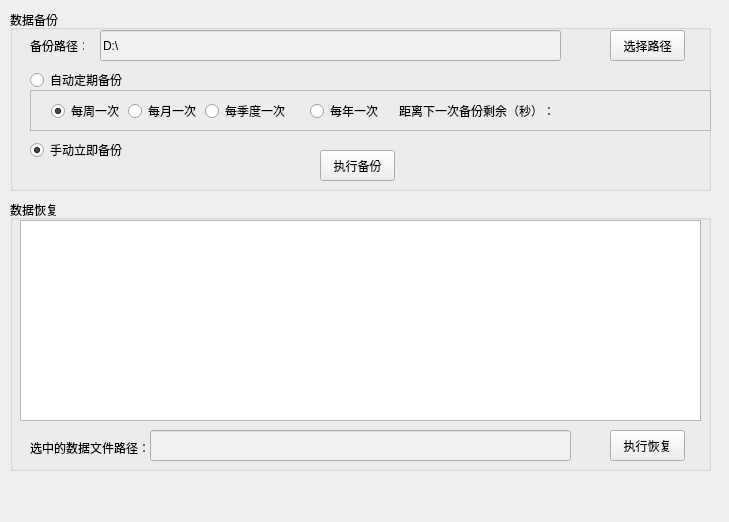
<?xml version="1.0" encoding="UTF-8"?>
<ui version="4.0">
 <class>Frm_DataRestore</class>
 <widget class="QWidget" name="Frm_DataRestore">
  <property name="geometry">
   <rect>
    <x>0</x>
    <y>0</y>
    <width>729</width>
    <height>522</height>
   </rect>
  </property>
  <property name="windowTitle">
   <string>数据备份和恢复</string>
  </property>
  <widget class="QGroupBox" name="groupBox">
   <property name="geometry">
    <rect>
     <x>10</x>
     <y>10</y>
     <width>701</width>
     <height>181</height>
    </rect>
   </property>
   <property name="title">
    <string>数据备份</string>
   </property>
   <widget class="QFrame" name="frame">
    <property name="geometry">
     <rect>
      <x>20</x>
      <y>80</y>
      <width>681</width>
      <height>41</height>
     </rect>
    </property>
    <property name="frameShape">
     <enum>QFrame::StyledPanel</enum>
    </property>
    <property name="frameShadow">
     <enum>QFrame::Raised</enum>
    </property>
    <widget class="QRadioButton" name="rb_yearly">
     <property name="geometry">
      <rect>
       <x>280</x>
       <y>11</y>
       <width>71</width>
       <height>20</height>
      </rect>
     </property>
     <property name="text">
      <string>每年一次</string>
     </property>
    </widget>
    <widget class="QRadioButton" name="rb_monthly">
     <property name="geometry">
      <rect>
       <x>98</x>
       <y>11</y>
       <width>71</width>
       <height>20</height>
      </rect>
     </property>
     <property name="text">
      <string>每月一次</string>
     </property>
    </widget>
    <widget class="QRadioButton" name="rb_weekly">
     <property name="geometry">
      <rect>
       <x>21</x>
       <y>11</y>
       <width>71</width>
       <height>20</height>
      </rect>
     </property>
     <property name="text">
      <string>每周一次</string>
     </property>
     <property name="checked">
      <bool>true</bool>
     </property>
    </widget>
    <widget class="QRadioButton" name="rb_quarterly">
     <property name="geometry">
      <rect>
       <x>175</x>
       <y>11</y>
       <width>83</width>
       <height>20</height>
      </rect>
     </property>
     <property name="text">
      <string>每季度一次</string>
     </property>
    </widget>
    <widget class="QLabel" name="label_3">
     <property name="geometry">
      <rect>
       <x>369</x>
       <y>13</y>
       <width>161</width>
       <height>16</height>
      </rect>
     </property>
     <property name="text">
      <string>距离下一次备份剩余（秒）：</string>
     </property>
    </widget>
    <widget class="QLabel" name="lbl_remaintime">
     <property name="geometry">
      <rect>
       <x>525</x>
       <y>14</y>
       <width>151</width>
       <height>16</height>
      </rect>
     </property>
     <property name="frameShape">
      <enum>QFrame::NoFrame</enum>
     </property>
     <property name="text">
      <string/>
     </property>
    </widget>
   </widget>
   <widget class="QRadioButton" name="rb_AutoBackup">
    <property name="geometry">
     <rect>
      <x>20</x>
      <y>60</y>
      <width>95</width>
      <height>20</height>
     </rect>
    </property>
    <property name="text">
     <string>自动定期备份</string>
    </property>
   </widget>
   <widget class="QRadioButton" name="rb_ManualBackup">
    <property name="geometry">
     <rect>
      <x>20</x>
      <y>130</y>
      <width>95</width>
      <height>20</height>
     </rect>
    </property>
    <property name="text">
     <string>手动立即备份</string>
    </property>
    <property name="checked">
     <bool>true</bool>
    </property>
   </widget>
   <widget class="QLabel" name="label">
    <property name="geometry">
     <rect>
      <x>20</x>
      <y>28</y>
      <width>54</width>
      <height>16</height>
     </rect>
    </property>
    <property name="text">
     <string>备份路径：</string>
    </property>
   </widget>
   <widget class="QLineEdit" name="txt_BackupPath">
    <property name="geometry">
     <rect>
      <x>90</x>
      <y>20</y>
      <width>461</width>
      <height>31</height>
     </rect>
    </property>
    <property name="styleSheet">
     <string notr="true">background-color: rgb(241, 241, 244)</string>
    </property>
    <property name="text">
     <string>D:\</string>
    </property>
    <property name="readOnly">
     <bool>true</bool>
    </property>
   </widget>
   <widget class="QPushButton" name="btn_Backup">
    <property name="geometry">
     <rect>
      <x>310</x>
      <y>140</y>
      <width>75</width>
      <height>31</height>
     </rect>
    </property>
    <property name="text">
     <string>执行备份</string>
    </property>
   </widget>
   <widget class="QPushButton" name="btn_SelectPath">
    <property name="geometry">
     <rect>
      <x>600</x>
      <y>20</y>
      <width>75</width>
      <height>31</height>
     </rect>
    </property>
    <property name="text">
     <string>选择路径</string>
    </property>
   </widget>
  </widget>
  <widget class="QGroupBox" name="groupBox_2">
   <property name="geometry">
    <rect>
     <x>10</x>
     <y>200</y>
     <width>701</width>
     <height>271</height>
    </rect>
   </property>
   <property name="title">
    <string>数据恢复</string>
   </property>
   <widget class="QTableWidget" name="tv_BackupList">
    <property name="geometry">
     <rect>
      <x>10</x>
      <y>20</y>
      <width>681</width>
      <height>201</height>
     </rect>
    </property>
   </widget>
  </widget>
  <widget class="QPushButton" name="btn_Restore">
   <property name="geometry">
    <rect>
     <x>610</x>
     <y>430</y>
     <width>75</width>
     <height>31</height>
    </rect>
   </property>
   <property name="text">
    <string>执行恢复</string>
   </property>
  </widget>
  <widget class="QLabel" name="label_2">
   <property name="geometry">
    <rect>
     <x>30</x>
     <y>440</y>
     <width>121</width>
     <height>16</height>
    </rect>
   </property>
   <property name="text">
    <string>选中的数据文件路径：</string>
   </property>
  </widget>
  <widget class="QLineEdit" name="txt_ResotrePath">
   <property name="geometry">
    <rect>
     <x>150</x>
     <y>430</y>
     <width>421</width>
     <height>31</height>
    </rect>
   </property>
   <property name="styleSheet">
    <string notr="true">background-color: rgb(241, 241, 244)</string>
   </property>
  </widget>
  <widget class="QLabel" name="lbl_Note">
   <property name="geometry">
    <rect>
     <x>280</x>
     <y>490</y>
     <width>151</width>
     <height>20</height>
    </rect>
   </property>
   <property name="styleSheet">
    <string notr="true">color: rgb(0, 0, 255);
font: 12pt &quot;Microsoft YaHei UI&quot;;</string>
   </property>
   <property name="text">
    <string/>
   </property>
  </widget>
 </widget>
 <tabstops>
  <tabstop>btn_SelectPath</tabstop>
  <tabstop>rb_AutoBackup</tabstop>
  <tabstop>rb_weekly</tabstop>
  <tabstop>rb_monthly</tabstop>
  <tabstop>rb_quarterly</tabstop>
  <tabstop>rb_yearly</tabstop>
  <tabstop>rb_ManualBackup</tabstop>
  <tabstop>btn_Backup</tabstop>
  <tabstop>tv_BackupList</tabstop>
  <tabstop>btn_Restore</tabstop>
  <tabstop>txt_ResotrePath</tabstop>
  <tabstop>txt_BackupPath</tabstop>
 </tabstops>
 <resources/>
 <connections/>
</ui>
